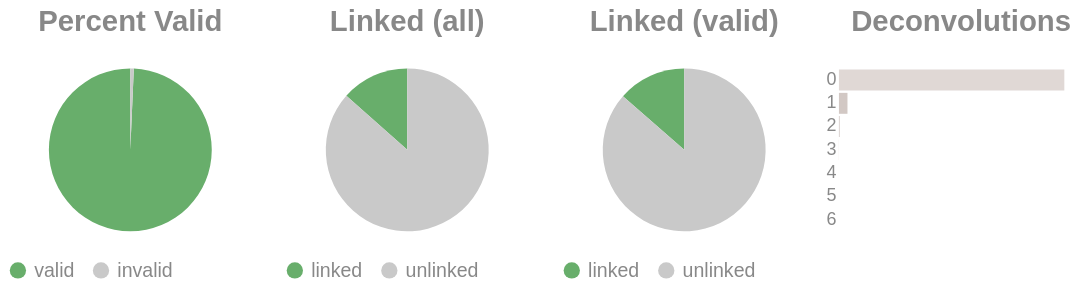

Notebook cell for this chart:
### Code cell
if SKIPLR:
    pass
else:
    clash = Counter()
    for i in valids['molecule'].to_list():
        _mol = i.split("-")
        if len(_mol) == 1:
            clash.update('0')
        else:
            clash.update(_mol[-1])

    _d = {"deconvolutions": [], 'count': []}
    for k,v in clash.items():
        _d['deconvolutions'].append(k)
        _d['count'].append(v)

    tot_valid = valids['reads'].sum()
    mask = valids['reads'] >= 2
    n_linked_reads = valids.filter(mask)['reads'].sum()
    if n_linked_reads == 0:
        print_html("No linked molecules (>=2 reads) were detected; skipping linked-only distributions.")
        SKIPLR = True
    else:
        perc_valid = round(tot_valid / n_reads, 4)
        linked_perc_abs = round(n_linked_reads / n_reads, 4)
        linked_perc = round(n_linked_reads / tot_valid, 4)

    _valid = pl.DataFrame({"valids": ['valid', 'invalid'], "count": [tot_valid, n_reads - tot_valid]})
    _linked_abs = pl.DataFrame({"linked (absolute)": ['linked', 'unlinked'], "count": [n_linked_reads, n_reads - n_linked_reads]})
    _linked_rel = pl.DataFrame({"linked (valids)": ['linked', 'unlinked'], "count": [n_linked_reads, tot_valid - n_linked_reads]})

    (
        alt.hconcat(
            piechart(_valid, goodval = 'valid', title = "Percent Valid"),
            piechart(_linked_abs, goodval = "linked", title =  "Linked (all)"),
            piechart(_linked_rel, goodval = "linked", title =  "Linked (valid)"),
            convolutionbar(pl.DataFrame(_d), title = "Deconvolutions"),
            center = True,
            bounds = 'flush'
        )
        .resolve_scale(color='independent')
        .resolve_legend('independent')
        .properties(usermeta={'embedOptions': {"actions": False}})
    ).display()

### Figure 1 — Vega-Lite specification as saved in the notebook (floating-point values rounded to 4 significant figures)
{"width": "container", "height": 400, "config": {"title": {"anchor": "start", "dy": -15, "fontSize": 18, "color": "#888888", "subtitleColor": "#888888", "subtitleFontSize": 14}, "arc": {"fill": "#0072B2"}, "axis": {"domainColor": "#888888", "domainWidth": 0.5, "gridWidth": 0.2, "grid": false, "titleFontWeight": 400, "titleFontSize": 15, "labelFontSize": 11, "labelColor": "#888888", "tickColor": "#888888", "tickWidth": 0.2, "titleColor": "#888888"}, "axisBand": {"grid": false}, "axisX": {"grid": true, "tickSize": 10, "domainCap": "round"}, "axisY": {"domain": false, "grid": true, "tickSize": 0, "domainCap": "round"}, "background": "transparent", "header": {"labelFontSize": 15, "labelColor": "#888888", "titleFontSize": 15, "titleFontWeight": 600, "titleColor": "#888888"}, "legend": {"labelFont": "sans-serif", "labelFontSize": 12, "labelColor": "#888888", "symbolSize": 100, "symbolType": "circle", "titleFontSize": 12, "titlePadding": 10, "titleColor": "#888888", "title": null}, "range": {"category": ["#E69F00", "#56B4E9", "#009E73", "#F0E442", "#0072B2", "#D55E00", "#CC79A7", "#000000"], "diverging": ["#cfe8f3", "#a2d4ec", "#73bfe2", "#46abdb", "#1696d2", "#12719e"]}, "area": {"fill": "#0072B2", "fillOpacity": 0.7, "line": true, "strokeOpacity": 0.7}, "line": {"color": "#0072B2", "stroke": "#0072B2", "strokeWidth": 2}, "trail": {"color": "#0072B2", "stroke": "#0072B2", "strokeWidth": 0, "size": 1}, "point": {"filled": true, "fillOpacity": 1.0, "size": 95}, "text": {"color": "#888888", "fontSize": 11, "align": "right", "fontWeight": 400, "size": 11}, "bar": {"fill": "#0072B2", "stroke": null}, "view": {"stroke": null, "continuousWidth": 660, "continuousHeight": 400}}, "hconcat": [{"data": {"name": "data-453fb1ebe0bd4ee2b974a2d2b28a5e07"}, "mark": {"type": "arc"}, "encoding": {"color": {"field": "valids", "legend": {"orient": "bottom", "title": null}, "scale": {"domain": ["valid", "invalid"], "range": ["#68ae6b", "#C9C9C9"]}, "title": "Valids", "type": "nominal"}, "theta": {"field": "count", "type": "quantitative"}, "tooltip": [{"field": "valids", "title": "Valids", "type": "ordinal"}, {"field": "percent", "format": ".2%", "title": "Percent", "type": "quantitative"}, {"field": "count", "title": "Count", "type": "quantitative"}]}, "height": 100, "title": {"text": "Percent Valid", "align": "center", "anchor": "middle"}, "transform": [{"calculate": "datum.count / 5735413", "as": "percent"}], "width": 150}, {"data": {"name": "data-769dbb7ff2b69e378cb073df3a910144"}, "mark": {"type": "arc"}, "encoding": {"color": {"field": "linked (absolute)", "legend": {"orient": "bottom", "title": null}, "scale": {"domain": ["linked", "unlinked"], "range": ["#68ae6b", "#C9C9C9"]}, "title": "Linked (Absolute)", "type": "nominal"}, "theta": {"field": "count", "type": "quantitative"}, "tooltip": [{"field": "linked (absolute)", "title": "Linked (Absolute)", "type": "ordinal"}, {"field": "percent", "format": ".2%", "title": "Percent", "type": "quantitative"}, {"field": "count", "title": "Count", "type": "quantitative"}]}, "height": 100, "title": {"text": "Linked (all)", "align": "center", "anchor": "middle"}, "transform": [{"calculate": "datum.count / 5735413", "as": "percent"}], "width": 150}, {"data": {"name": "data-4552b983ce135fb4f20848f24c52133b"}, "mark": {"type": "arc"}, "encoding": {"color": {"field": "linked (valids)", "legend": {"orient": "bottom", "title": null}, "scale": {"domain": ["linked", "unlinked"], "range": ["#68ae6b", "#C9C9C9"]}, "title": "Linked (Valids)", "type": "nominal"}, "theta": {"field": "count", "type": "quantitative"}, "tooltip": [{"field": "linked (valids)", "title": "Linked (Valids)", "type": "ordinal"}, {"field": "percent", "format": ".2%", "title": "Percent", "type": "quantitative"}, {"field": "count", "title": "Count", "type": "quantitative"}]}, "height": 100, "title": {"text": "Linked (valid)", "align": "center", "anchor": "middle"}, "transform": [{"calculate": "datum.count / 5696146", "as": "percent"}], "width": 150}, {"data": {"name": "data-fe77c888693932a4c2db55a530e1a719"}, "mark": {"type": "bar"}, "encoding": {"color": {"field": "deconvolutions", "legend": null, "scale": {"scheme": "lightgreyred"}, "type": "nominal"}, "tooltip": [{"field": "deconvolutions", "title": "Deconvolutions", "type": "ordinal"}, {"field": "percent", "format": ".2%", "title": "Percent", "type": "quantitative"}, {"field": "count", "title": "Count", "type": "quantitative"}], "x": {"axis": null, "field": "count", "type": "quantitative"}, "y": {"field": "deconvolutions", "sort": "ascending", "title": null, "type": "nominal"}}, "height": 100, "title": {"text": "Deconvolutions", "align": "center", "anchor": "middle"}, "transform": [{"calculate": "datum.count / 5280363", "as": "percent"}], "width": 150}], "bounds": "flush", "center": true, "resolve": {"legend": {"angle": "independent"}, "scale": {"color": "independent"}}, "usermeta": {"embedOptions": {"actions": false}}, "$schema": "https://vega.github.io/schema/vega-lite/v6.1.0.json", "datasets": {"data-453fb1ebe0bd4ee2b974a2d2b28a5e07": [{"valids": "valid", "count": 5696146}, {"valids": "invalid", "count": 39267}], "data-769dbb7ff2b69e378cb073df3a910144": [{"linked (absolute)": "linked", "count": 771561}, {"linked (absolute)": "unlinked", "count": 4963852}], "data-4552b983ce135fb4f20848f24c52133b": [{"linked (valids)": "linked", "count": 771561}, {"linked (valids)": "unlinked", "count": 4924585}], "data-fe77c888693932a4c2db55a530e1a719": [{"deconvolutions": "0", "count": 5073636}, {"deconvolutions": "1", "count": 192058}, {"deconvolutions": "2", "count": 13329}, {"deconvolutions": "3", "count": 1210}, {"deconvolutions": "4", "count": 118}, {"deconvolutions": "5", "count": 11}, {"deconvolutions": "6", "count": 1}]}}
